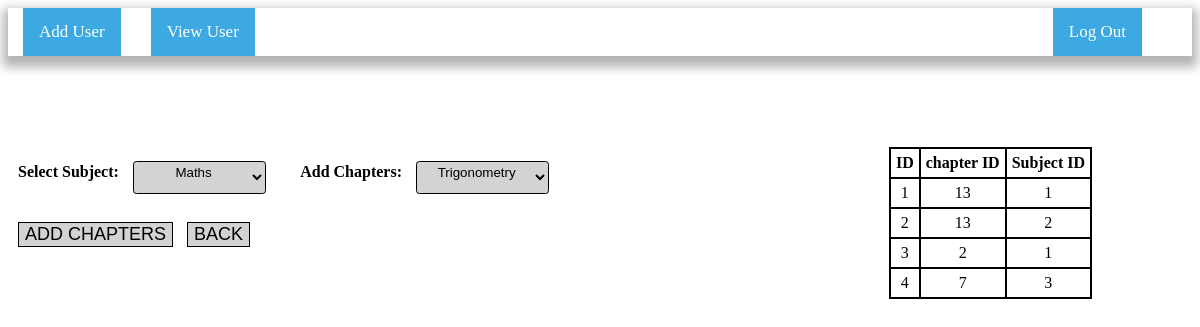
The page /assignchapter.php (signed in) on the database its author committed.
### tables this page shows
CREATE TABLE `assignchap` (
  `id` int NOT NULL,
  `chap_id` int NOT NULL,
  `subject_id` int NOT NULL
);

### assignchapter.php (the view, shortened to what this page needs)
<?php
include 'header.php';
?>
<html>
<head>
</head>
<body>
  <form action="" method="post">
    <div class="form-group">
      <label for="user_type"><b>Select Subject:</b></label>
      <select class="sclt" name="subjectname">
        <?php
        $query = "SELECT subject_name FROM subject";
        $result = mysqli_query($conn, $query);
        while ($row = mysqli_fetch_assoc($result)) {
          $id = $row['subject_name'];
          echo "<option value='$id'>$id</option>";
        }
        ?>
      </select>
      <b><label>Add Chapters:</label><b>
          <select class="sclt" name="chaptername">
            <?php
            include 'dbconn.php';
            $query = "SELECT chapter_name FROM chapter";
            $result = mysqli_query($conn, $query);
            while ($row = mysqli_fetch_assoc($result)) {
              $id = $row['chapter_name'];
              echo "<option value='$id'>$id</option>";
            }
            ?>
          </select>
          <br><br>
          <input type="submit" name="submitchap" value="Add Chapters">
          <input type="submit" name="back" value="Back">
    </div>
  </form>
</body>
</html>
<?php
include 'dbconn.php';
?>
<?php
$sqlSelect = "select * from assignchap";
$result = mysqli_query($conn, $sqlSelect);
if (mysqli_num_rows($result) > 0) {
  ?>
  <table>
    <tr>
      <th>ID</th>
      <th>chapter ID</th>
      <th>Subject ID</th>
    </tr>
    <?php
    while ($row = mysqli_fetch_array($result)) {
      ?>
      <tr>
        <td>
          <?php echo $row['id']; ?>
        </td>
        <td>
          <?php echo $row['chap_id']; ?>
        </td>
        <td>
          <?php echo $row['subject_id']; ?>
        </td>
      </tr>
      <?php
    }
    ?>
  </table>
  <?php
}
?>

### header.php (shortened to what this page needs)
<html>
<head>
</head>
<body>
    <header>
        <div class="topnav">
        <a href="adduser.php">Add User</a>
        <a href="listuser.php">View User</a>
            <a href="logout.php" style="float: right; margin-right: 50px;">Log Out</a>
        </div>
    </header>
</body>
</html>

### header.php (style rules this page uses)
.topnav { background-color: white; overflow: hidden; box-shadow: 0 6px 10px 5px rgba(0, 0, 0, 0.3); margin: 5px 0px; }
.topnav a { float: left; background-color: #3ca9e2; color: white; text-align: center; padding: 14px 16px; text-decoration: none; font-size: 17px; margin: 0px 15px; }

### assignchapter.php (style rules this page uses)
.form-group { width: 50%; float: left; margin: 100px 10px; }
table { border: 1px solid black; border-spacing: 0; float: right; margin-top: 50px; margin-right: 100px; }
th, td { border: 1px solid black; padding: 5px; text-align: center; }
input[type="submit"] { border: 1px solid black; margin: 10px 10px 0px 0px; background: lightgray; text-transform: uppercase; cursor: pointer; font-size: 18px; position: relative; text-align: center; }
.sclt { margin: 0px 30px 0px 10px; outline: 0; background: lightgrey; width: 100%; height: 100%; color: black; cursor: pointer; border: 1px solid black; border-radius: 3px; text-align: center; position: relative; display: inline-block; width: 10em; height: 2.5em; line-height: 3; border-radius: .25em; padding-bottom: 10px; }

### rows shown on the page
assignchap: id "1", chap "13", subject "1"
assignchap: id "2", chap "13", subject "2"
assignchap: id "3", chap "2", subject "1"
assignchap: id "4", chap "7", subject "3"

### other values the page prints
form field subjectname "Maths"
form field chaptername "Trigonometry"
